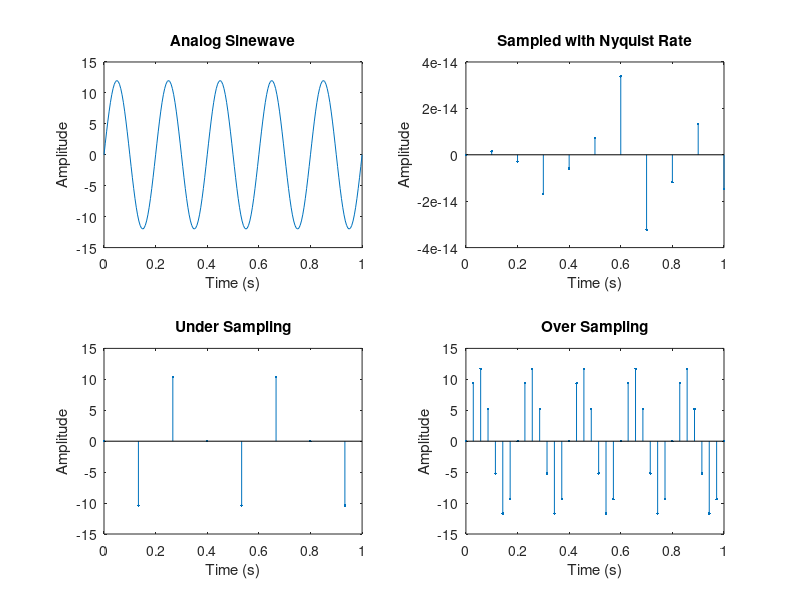

Write MATLAB code to recreate this figure.
clc; % Clear command line
clear all; % Clear variables
close all; % Close all figures

% Given a continuous signal x = 12 * sin(2 * pi * 5 * t)
% Sample the signal with Nyquist Rate, over-sampling, and under-sampling

% Given sinewave
f = 5; % Frequency = 5 Hz
a = 12; % Amplitude = 12
t = 0:0.005:1; % Continuous time (sampling period for continuous signal)
analogSignal = a * sin(2 * pi * f * t);

subplot(2,2,1);
plot(t, analogSignal);
title('Analog Sinewave');
xlabel('Time (s)');
ylabel('Amplitude');

% Sampling with Nyquist Rate (2*f)
fs = 2 * f; % Sampling frequency (Nyquist rate)
n = 0:1/fs:1; % Sampled time (discrete time points)
sampledSignal = a * sin(2 * pi * f * n);

subplot(2,2,2);
stem(n, sampledSignal, '.');
title('Sampled with Nyquist Rate');
xlabel('Time (s)');
ylabel('Amplitude');

% Under Sampling (Sampling frequency under 2*f)
fs = 1.5 * f; % Sampling frequency less than Nyquist rate
n = 0:1/fs:1; % Sampled time (discrete time points)
sampledSignal = a * sin(2 * pi * f * n);

subplot(2,2,3);
stem(n, sampledSignal, '.');
title('Under Sampling');
xlabel('Time (s)');
ylabel('Amplitude');

% Over Sampling (Sampling frequency over 2*f)
fs = 7 * f; % Sampling frequency greater than Nyquist rate
n = 0:1/fs:1; % Sampled time (discrete time points)
sampledSignal = a * sin(2 * pi * f * n);

subplot(2,2,4);
stem(n, sampledSignal, '.');
title('Over Sampling');
xlabel('Time (s)');
ylabel('Amplitude');
